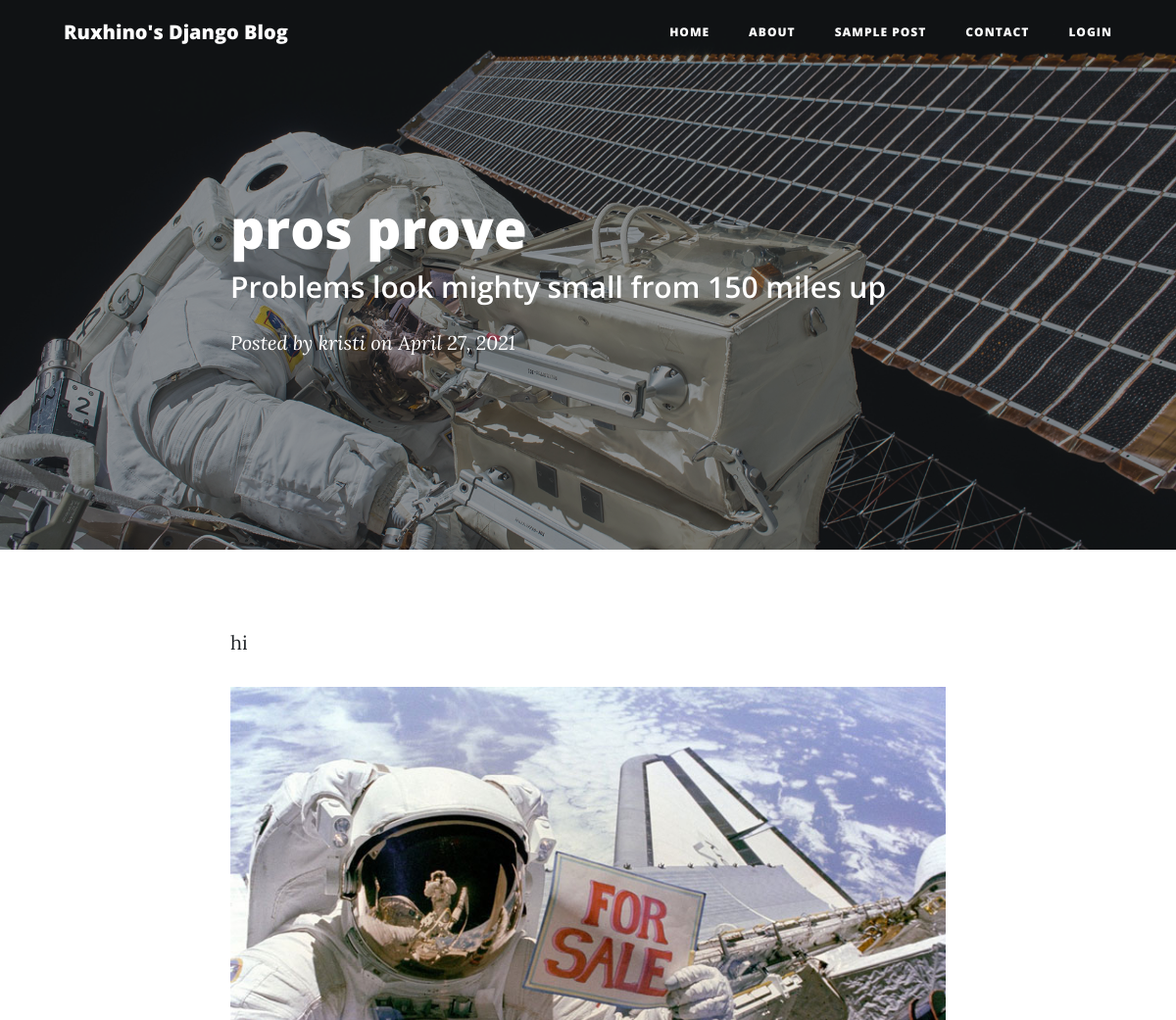
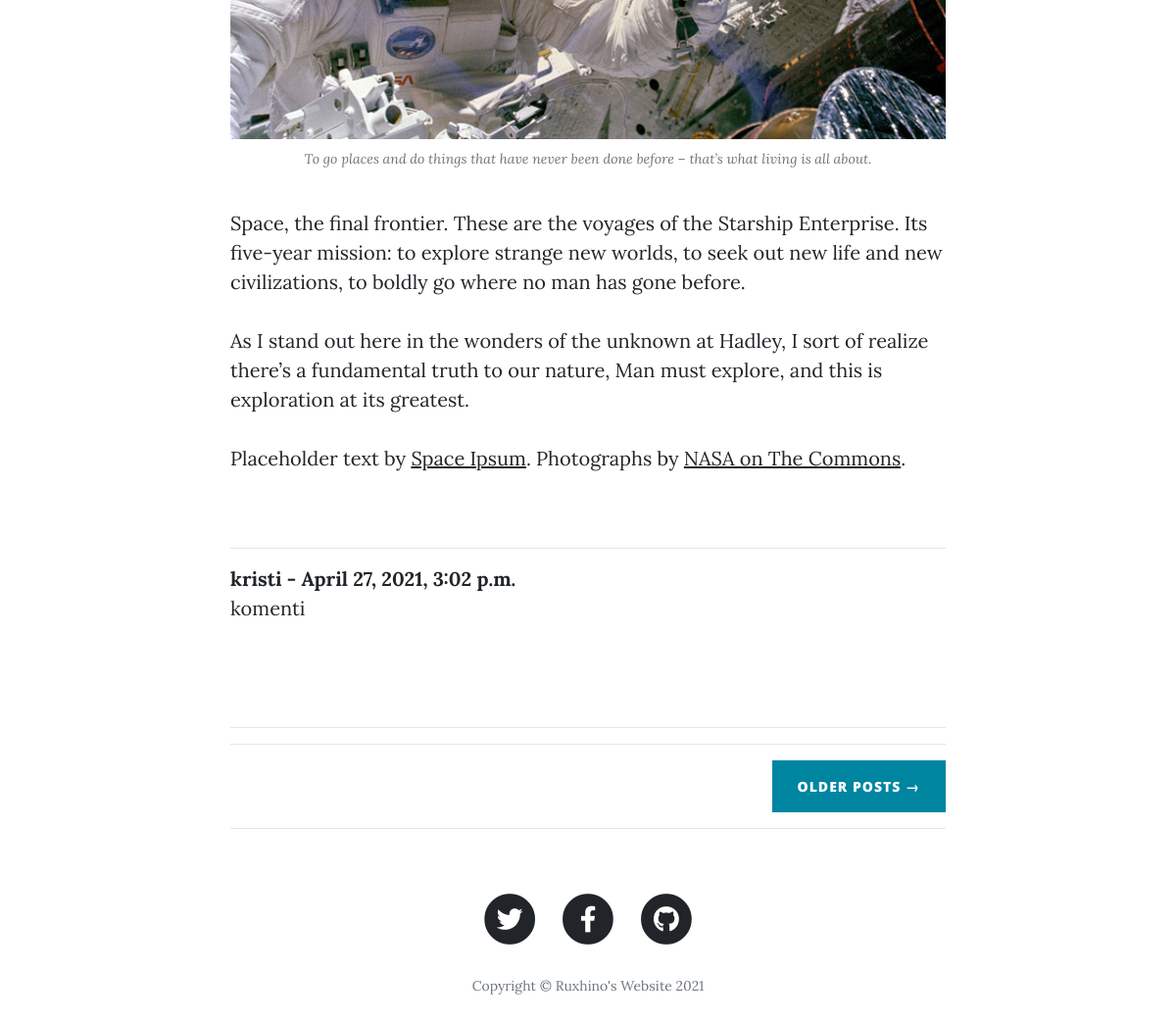
The page /post/18 on the database its author committed (2 pictures, top to bottom).
### myblog/models.py (models this page shows, shortened)
class Post(models.Model):
    choices = Kategori.objects.all().values_list('emer','emer')
    choice_list = []
    for element in choices:
        choice_list.append(element)
    titull = models.CharField(max_length=255)
    autor = models.ForeignKey(Perdorues, on_delete=models.CASCADE, related_name='autoret')
    trupi = models.TextField()
    post_date = models.DateField(auto_now_add=True)
    likes = models.ManyToManyField(Perdorues, related_name='post_like')
    katekoria = models.CharField(choices=choice_list, default='C', max_length=255)

class Koment(models.Model):
    post = models.ForeignKey(Post, on_delete=models.CASCADE, related_name='koment_post')
    komentues = models.ForeignKey(Perdorues, on_delete=models.CASCADE, related_name='koment_user')
    body = models.TextField()
    date_komenti = models.DateTimeField(auto_now_add=True)

### perdorues/models.py (models this page shows)
class Perdorues(AbstractUser):
    mosha = models.PositiveIntegerField(null=True, blank=True)
    def __str__(self):
        return self.username

### myblog/views.py (the view)
# urls.py: path('post/<int:pk>', PostDetailView.as_view(), name='post_detail'),
class PostDetailView(DetailView):
    model = Post
    template_name = 'post_detailview.html'

### myblog/templates/post_detailview.html (shortened to what this page needs)
{% extends 'base.html' %}
{% block content %}
<header class="masthead" style="background-image: url('../static/myblog/img/post-bg.jpg')">
    <div class="overlay"></div>
    <div class="container">
      <div class="row">
        <div class="col-lg-8 col-md-10 mx-auto">
          <div class="post-heading">
            <h1>{{ post.titull }}</h1>
            <h2 class="subheading">Problems look mighty small from 150 miles up</h2>
            <span class="meta">Posted by
              <a href="#">{{ post.autor.username }}</a>
              on {{ post.post_date}}</span>
          </div>
        </div>
      </div>
    </div>
  </header>
  <article>
    <div class="container">
      <div class="row">
        <div class="col-lg-8 col-md-10 mx-auto">
            <p>{{ post.trupi }}</p>
          <a href="#">
            <img class="img-fluid" src="img/post-sample-image.jpg" alt="">
          </a>
          <span class="caption text-muted">To go places and do things that have never been done before – that’s what living is all about.</span>
          <p>Space, the final frontier. These are the voyages of the Starship Enterprise. Its five-year mission: to explore strange new worlds, to seek out new life and new civilizations, to boldly go where no man has gone before.</p>
          <p>As I stand out here in the wonders of the unknown at Hadley, I sort of realize there’s a fundamental truth to our nature, Man must explore, and this is exploration at its greatest.</p>
          <p>Placeholder text by
            <a href="http://spaceipsum.com/">Space Ipsum</a>. Photographs by
            <a href="https://www.flickr.com/photos/nasacommons/">NASA on The Commons</a>.</p>
        </div>
      </div>
    </div>
  </article>
<div class="container">
  <div class="row">
    <div class="col-lg-8 col-md-10 mx-auto">
        <br>
        <hr>
                {% if not post.koment_post.all %}
            Ska Komente akoma....
            {% else %}
            {% for coments in post.koment_post.all %}
               <strong> {{ coments.komentues }} - {{ coments.date_komenti }}</strong>
                <br>
                {{ coments.body }}
                <br>
                <br>
            {% endfor %}
        {% endif %}
    <br>
    <br>
    <hr>
{% endblock content %}

### myblog/templates/base.html (shortened to what this page needs)
{% load static %}
<!DOCTYPE html>
<html lang="en">
<head>
  <link href="{% static 'myblog/vendor/bootstrap/css/bootstrap.min.css' %}" rel="stylesheet">
  <link href="{% static 'myblog/vendor/fontawesome-free/css/all.min.css' %}" rel="stylesheet" type="text/css">
  <link href="{% static 'myblog/css/clean-blog.min.css' %}" rel="stylesheet">
</head>
<body>
  <nav class="navbar navbar-expand-lg navbar-light fixed-top" id="mainNav">
    <div class="container">
      <a class="navbar-brand" href="{% url 'home' %}">Ruxhino's Django Blog</a>
      <div class="collapse navbar-collapse" id="navbarResponsive">
      <ul class="navbar-nav ml-auto">
          <li class="nav-item">
            <a class="nav-link" href="{% url 'home' %}">Home</a>
          </li>
          <li class="nav-item">
            <a class="nav-link" href="about.html">About</a>
          </li>
          <li class="nav-item">
            <a class="nav-link" href="{% url 'post_detail' pk=1 %}">Sample Post</a>
          </li>
          <li class="nav-item">
            <a class="nav-link" href="contact.html">Contact</a>
          </li>
          {% if user.is_authenticated %}
          <li class="nav-item">
            <a class="nav-link" href="{% url 'add_post' %}">Add Post</a>
          </li>
          <li class="nav-item">
            <a class="nav-link" href="{% url 'add_kategori' %}">Shto Kategori</a>
          </li>
            <li class="nav-item">
                <a class="nav-link" href="{% url 'logout' %}">Logout</a>
            </li>
          {% else %}
            <li class="nav-item">
            <a class="nav-link" href="{% url 'login' %}">Login</a>
          </li>
          {% endif %}
        </ul>
      </div>
    </div>
  </nav>
  {% block content %}
  {% endblock content %}
  <hr>
        <div class="clearfix">
          <a class="btn btn-primary float-right" href="{% url 'home' %}">Older Posts &rarr;</a>
        </div>
  <hr>
  <footer>
    <div class="container">
      <div class="row">
        <div class="col-lg-8 col-md-10 mx-auto">
          <ul class="list-inline text-center">
            <li class="list-inline-item">
              <a href="#">
                <span class="fa-stack fa-lg">
                  <i class="fas fa-circle fa-stack-2x"></i>
                  <i class="fab fa-twitter fa-stack-1x fa-inverse"></i>
                </span>
              </a>
            </li>
            <li class="list-inline-item">
              <a href="#">
                <span class="fa-stack fa-lg">
                  <i class="fas fa-circle fa-stack-2x"></i>
                  <i class="fab fa-facebook-f fa-stack-1x fa-inverse"></i>
                </span>
              </a>
            </li>
            <li class="list-inline-item">
              <a href="#">
                <span class="fa-stack fa-lg">
                  <i class="fas fa-circle fa-stack-2x"></i>
                  <i class="fab fa-github fa-stack-1x fa-inverse"></i>
                </span>
              </a>
            </li>
          </ul>
          <p class="copyright text-muted">Copyright &copy; Ruxhino's Website 2021</p>
        </div>
      </div>
    </div>
  </footer>
</body>
</html>

### rows shown on the page
Post: titull "pros prove", autor.username "kristi", post_date "April 27, 2021", trupi "hi"
Koment: komentues "kristi", date_komenti "April 27, 2021, 3:02 p.m.", body "komenti"
